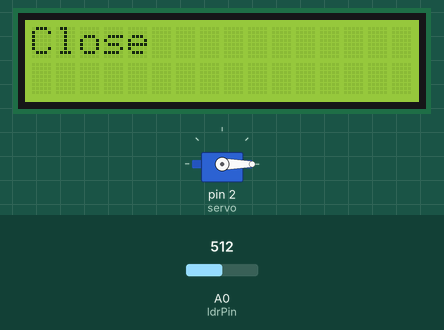
The sketch below on a simulated Arduino Uno, built with avr-gcc and run on an emulated ATmega328P. Parts: 16×2 character LCD, servo. The inputs (shaded band) are chosen by the test bench; at power-on: A0 (ldrPin) = 512.

Above: at 3.7 s.
3.8 s: A0 (ldrPin) set to 217
5.4 s: A0 (ldrPin) set to 183
At 7.9 s:
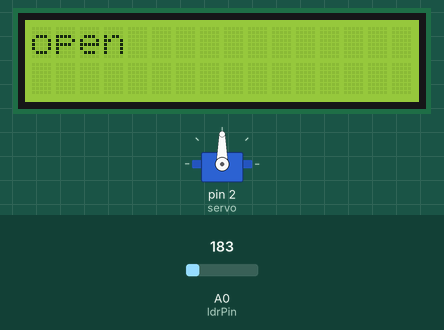
8.9 s: A0 (ldrPin) set to 210
At 10.3 s:
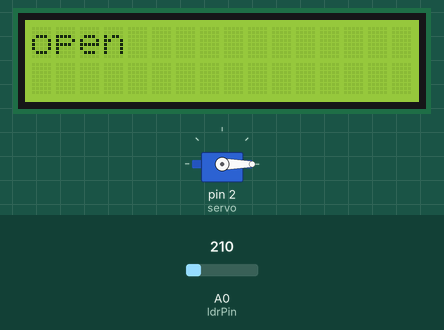
12.1 s: A0 (ldrPin) set to 190
At 13.5 s:
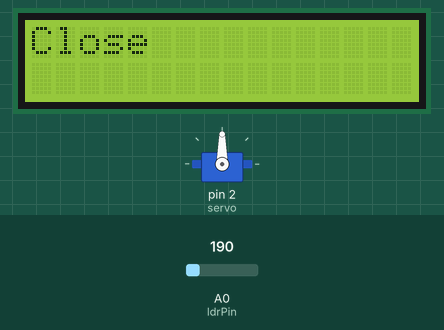
15.3 s: A0 (ldrPin) set to 306
At 18.1 s:
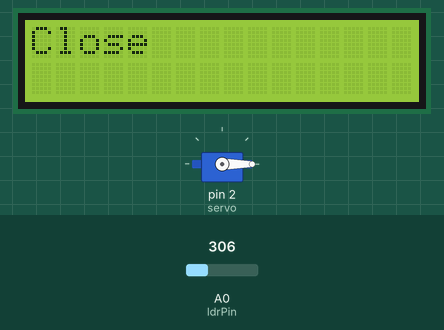
Timing chart, 0 to 19.5 s (numbered marks = the images above; inputs shaded):
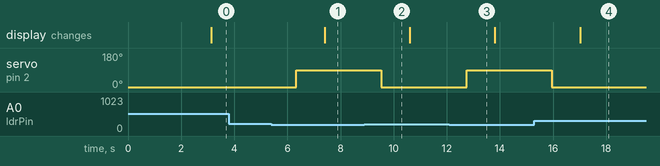

The sketch:

FTU4SA9J52Q2J9V.ino
```cpp
/*
 * Interface LDR with NodeMCU
 * By TheCircuit
 */
#include <Servo.h>
#include <Wire.h>
#include <LiquidCrystal_I2C.h>
LiquidCrystal_I2C lcd(0x27, 16, 2);
Servo servo;
const int ldrPin = A0;

void setup() {

  lcd.begin();
  lcd.backlight();
Serial.begin(9600);

pinMode(ldrPin, INPUT);

servo.attach(2); //D4
servo.write(0);

delay(2000);
}

void loop() {
int ldrStatus = analogRead(ldrPin);

if (ldrStatus >= 200) {

servo.write(0);
delay(1000);

  lcd.begin();
  lcd.setCursor(0, 0);
  lcd.print("Close");

}

else {

servo.write(90);
delay(1000);
  lcd.begin();
  lcd.setCursor(0, 0);
  lcd.print("");
  lcd.print("open");


}

}
```

Measured:
- the behaviour switches between 200 and 199 on A0 (ldrPin) (found by bisection; images 0 and 1)
- after the input at 3.8 s, every drawn part: stays the same
- after the input at 5.4 s, servo on pin 2 (servo): 0° → 90° after 0.94 s; the display: changes after 2.0 s (image 1)
- after the input at 8.9 s, servo on pin 2 (servo): 90° → 0° after 0.64 s
- after the input at 12.1 s, servo on pin 2 (servo): 0° → 90° after 0.65 s
- after the input at 15.3 s, servo on pin 2 (servo): 90° → 0° after 0.65 s; the display: changes after 1.7 s (image 4)
